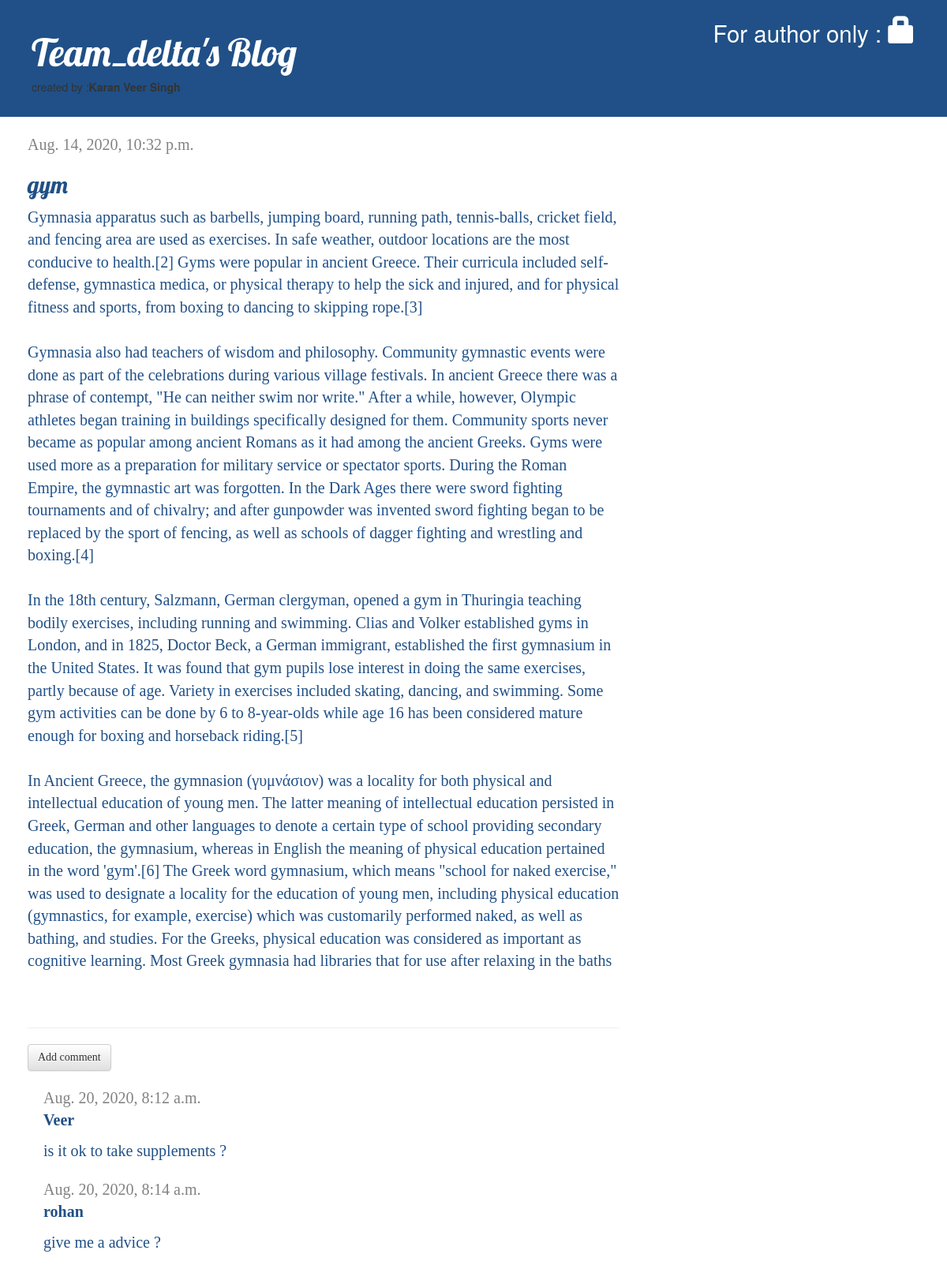
The app's page /post/1/ with its own data.
### blog/models.py (models this page shows, shortened)
class Post(models.Model):
	author = models.ForeignKey(settings.AUTH_USER_MODEL , on_delete = models.CASCADE)
	title = models.CharField(max_length = 200)
	text = models.TextField()
	created_date = models.DateTimeField(default= timezone.now)
	published_date = models.DateTimeField(blank = True , null = True)

class Comment(models.Model):
    post = models.ForeignKey('blog.Post', on_delete=models.CASCADE, related_name='comments')
    author = models.CharField(max_length=200)
    text = models.TextField()
    created_date = models.DateTimeField(default=timezone.now)
    approved_comment = models.BooleanField(default=False)

### blog/views.py (the view)
# urls.py: path('post/<int:pk>/', views.post_detail, name='post_detail'),
def post_detail(request, pk):
	post=get_object_or_404(Post, pk=pk)
	return render(request,'blog/post_detail.html',{'post':post})

### blog/templates/blog/post_detail.html (shortened to what this page needs)
{% extends 'blog/base.html' %}
{% block content %}
    <div class="post">
        {% if post.published_date %}
            <div class="date">
                {{ post.published_date }}
            </div>
        {% else %}
        	<a class ="btn-btn-default"href="{% url 'post_publish' pk=post.pk %}"> Publish</a>
        	<a class="btn btn-default" href="{% url 'post_remove' pk=post.pk %}"><span class="glyphicon glyphicon-remove"></span></a>
        {% endif %}
        <h2>{{ post.title }}</h2>
        <p>{{ post.text|linebreaksbr }}</p>
    </div>
    <hr>
    <a class="btn btn-default" href="{% url 'add_comment_to_post' pk=post.pk %}">Add comment</a>
	{% for comment in post.comments.all %}
	    {% if user.is_authenticated or comment.approved_comment %}
	    <div class="comment">
	        <div class="date">
	            {{ comment.created_date }}
	        </div>
	        <strong>{{ comment.author }}</strong>
	        <p>{{ comment.text|linebreaks }}</p>
	    </div>
	    {% endif %}
	{% empty %}
	    <p><strong>No comments here yet :( </strong> </p>
	{% endfor %}
{% endblock %}

### blog/static/css/blog.css (style rules this page uses)
h1, h2, h3, h4 { font-family: 'Lobster', cursive; }
.date { color: #828282; }
.post { margin-bottom: 70px; }
.comment { margin:20px 0px 20px 20px; }

### records on screen
Post: published_date "Aug. 14, 2020, 10:32 p.m.", title "gym", text "Gymnasia apparatus such as barbells, jumping board, running path, tennis-balls, cricket field, and fencing area are used as exercises. In safe weather, outdoor locations are the most conducive to health.[2] Gyms were popular in ancient Greece. Their curricula included self-defense, gymnastica medica, or physical therapy to help the sick and injured, and for physical fitness and sports, from boxing to dancing to skipping rope.[3] Gymnasia also had teachers of wisdom and philosophy. Community gymnastic events were done as part of the celebrations during various village festivals. In ancient Greece there was a phrase of contempt, \"He can neither swim nor write.\" After a while, however, Olympic…"
Comment: created_date "Aug. 20, 2020, 8:12 a.m.", author "Veer", text "is it ok to take supplements ?"
Comment: created_date "Aug. 20, 2020, 8:14 a.m.", author "rohan", text "give me a advice ?"
